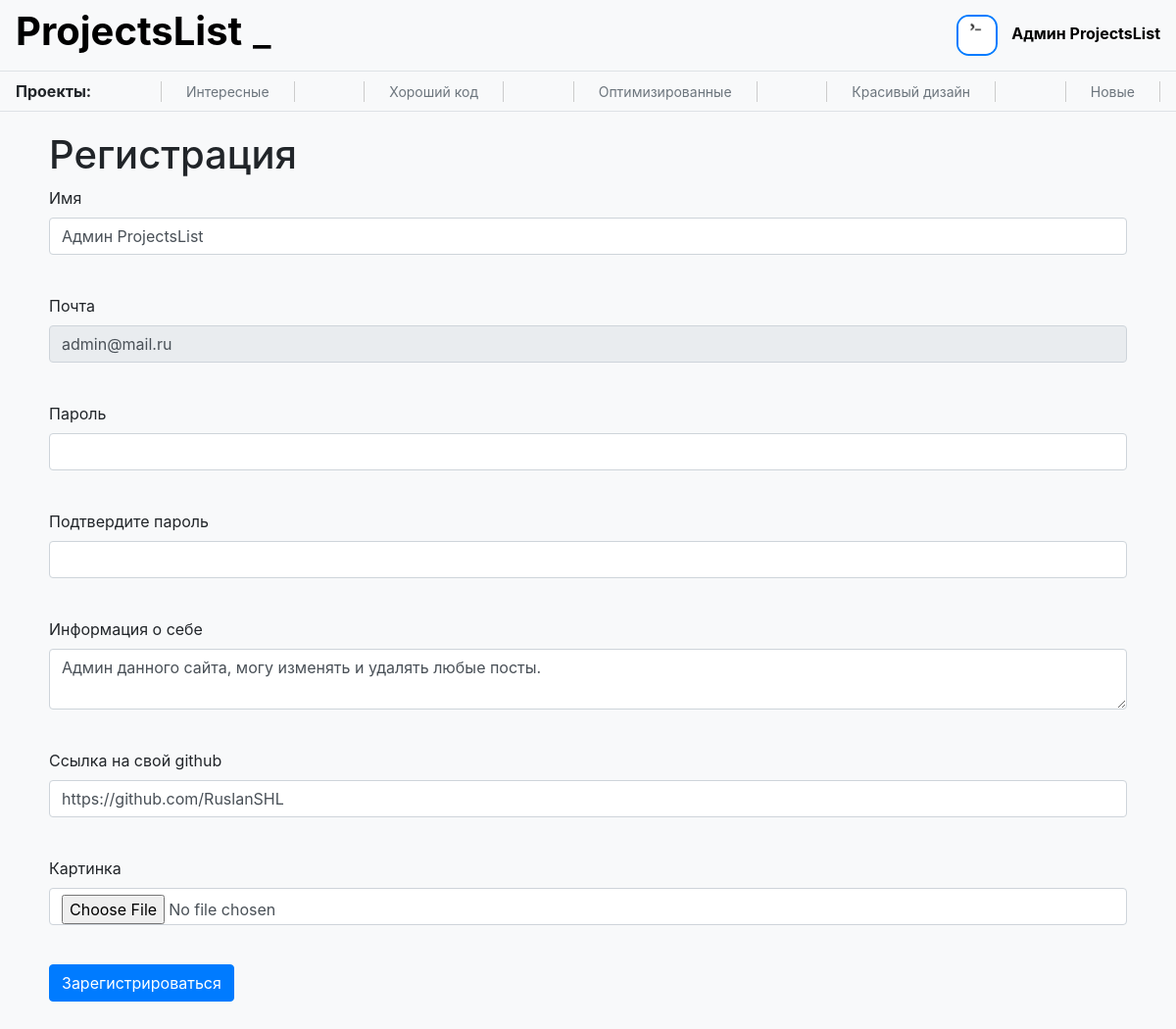
Page /user1/edit (signed in) on the committed database.
### data/users.py (models this page shows, shortened)
class User(SqlAlchemyBase, UserMixin):
    __tablename__ = 'users'
    id = sa.Column(sa.Integer, primary_key=True, autoincrement=True)
    name = sa.Column(sa.String)
    mail = sa.Column(sa.String, unique=True)
    hashed_password = sa.Column(sa.String)
    info = sa.Column(sa.String)
    image = sa.Column(sa.String)
    github = sa.Column(sa.String)
    create_time = sa.Column(sa.DateTime, default=datetime.now)
    posts = sa.orm.relationship('Post', back_populates='author')
    comments = sa.orm.relationship('Comment', back_populates='author')
    liked_posts = sa.orm.relationship('Post', back_populates='users_who_liked', secondary='rating_posts')
    liked_comments = sa.orm.relationship('Comment', back_populates='users_who_liked', secondary='rating_comments')

### server.py (the view, shortened to what this page needs)
@app.route('/user<int:id>/edit', methods=['GET', 'POST'])
def user_edit(id):
    if current_user.id == id:
        db = db_session.create_session()
        user = db.query(User).filter(User.id==id).first()
        if user:
            form = RegisterForm()
            if not form.validate_on_submit():
                form.name.data = user.name
                form.info.data = user.info
                form.github.data = user.github
                form.image.data = open(user.image)
                form.mail.data = user.mail
                return flask.render_template('register.html', title='Изменить профиль', form=form, edit=True)
        else:
            flask.abort(404, 'Пользователь не найден')
    else:
        return 'В доступе запрещено'

### forms/register_form.py
class RegisterForm(FlaskForm):
    mail = EmailField('Почта', validators=[DataRequired()])
    password = PasswordField('Пароль', validators=[DataRequired()])
    password_again = PasswordField('Подтвердите пароль', validators=[DataRequired()])
    name = StringField('Имя', validators=[DataRequired()])
    info = TextAreaField('Информация о себе')
    github = StringField('Ссылка на свой github')
    image = FileField('Картинка')
    submit = SubmitField('Зарегистрироваться')

### data/db_session.py (called while the page is built)
def create_session() -> Session:
    global __factory
    return __factory()

### server.py (called while the page is built)
@login_manager.user_loader
def load_user(user_id):
    try:
        db = db_session.create_session()
        return db.query(User).get(user_id)
    finally:
        db.close()

### templates/register.html (shortened to what this page needs)
{% extends "base.html" %}
{% block content %}
<h1>Регистрация</h1>
<form action="" method="post" enctype="multipart/form-data">
    <p>
        {{ form.name.label }}<br>
        {{ form.name(class="form-control") }}<br>
    </p>
    <p>
        {{ form.mail.label }}<br>
        {% if edit %}
            {{ form.mail(class="form-control", type="email", readonly=True) }}<br>
        {% else %}
            {{ form.mail(class="form-control", type="email") }}<br>
        {% endif %}
    </p>
    <p>
        {{ form.password.label }}<br>
        {{ form.password(class="form-control", type="password") }}<br>
    </p>
    <p>
        {{ form.password_again.label }}<br>
        {{ form.password_again(class="form-control", type="password") }}<br>
    </p>
    <p>
        {{ form.info.label }}<br>
        {{ form.info(class="form-control") }}<br>
    </p>
    <p>
        {{ form.github.label }}<br>
        {{ form.github(class="form-control") }}<br>
    </p>
    <p>
        {{ form.image.label }}<br>
        {{ form.image(class="form-control") }}<br>
    </p>
    <p>{{ form.submit(type="submit", class="btn btn-primary") }}</p>
</form>
{% endblock %}

### templates/base.html (shortened to what this page needs)
<!doctype html>
<html lang="en">
<head>
    <link rel="stylesheet"
          href="https://stackpath.bootstrapcdn.com/bootstrap/4.4.1/css/bootstrap.min.css"
>
    {% if style=='retro' %}
    <link text="text/css"  href="{{ url_for('static', filename='css/retro.css') }}" rel="stylesheet">
    {% else %}
    <link text="text/css"  href="{{ url_for('static', filename='css/style.css') }}" rel="stylesheet">
    {% endif %}
</head>
<body>
<header>
    <nav class="navbar">
        <h1><b><a href='/'>ProjectsList</a></b>
        <span class="blinking-symbol"><a href='/?style=retro'>_</a></span></h1>
        {% if current_user.is_authenticated %}
        	<div class='user-navbar'>
			<img class='user-icon' src='/{{current_user.image}}' width='42' height='42' /img>
			<a class='user-name' href="/user{{current_user.id}}">{{ current_user.name }}</a>
		</div>
        {% else %}
		<a class="btn btn-primary " href="/register">Зарегистрироваться</a>
		<a class="btn btn-success" href="/login">Войти</a>
        {% endif %}
    </nav>
    <nav class="category navbar ">
        <b>Проекты:</b>
        <a href='/interesting'>Интересные</a>
        <a href='/goodcode'>Хороший код</a>
        <a href='/optimized'>Оптимизированные</a>
        <a href='/beautifuldesign '>Красивый дизайн</a>
        <a href='/new'>Новые</a>
    </nav>
</header>
<main role="main" class='container'>
    {% block content %}{% endblock %}
</main>
</body>
</html>

### static/css/style.css (style rules this page uses)
.container { justify-content: space-between; flex-wrap: wrap; padding: 20px; }
body { background-color: #f8f9fa; }
.navbar { border-bottom: 1px solid #dee2e6; }
.navbar a { text-decoration: none; color: #000; }
.user-icon { border-radius: 30%; margin-right: 10px; border: 2px solid #007bff; }
.user-name { color: #007bff; font-weight: bold; text-decoration: none; }
.category a { color: #6c757d; font-size: 14px; border-right: 1px solid; border-left: 1px solid; border-color: #ccc; padding-right: 25px; padding-left: 25px; }
.blinking-symbol { animation: blink 3s infinite; }

### rows in the picture
User: image (picture), name "Админ ProjectsList", mail "admin@mail.ru", info "Админ данного сайта, могу изменять и удалять любые посты.", github "https://github.com/RuslanSHL"
